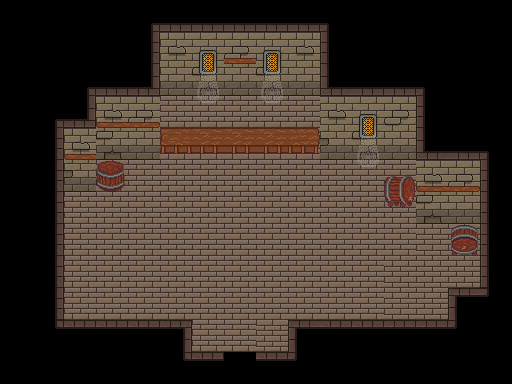

A 2D game scene composited from a Tiled map and its tileset images. What follows is a short description and the map's XML, with every tile layer's data as written:
An orthogonal 16x12 tile map with 32x32 px tiles, 5 tile layers (background, walls, floor, windows, ...).

<map version="1.10" tiledversion="1.10.0" orientation="orthogonal" renderorder="right-down" width="16" height="12" tilewidth="32" tileheight="32" infinite="0" nextlayerid="6" nextobjectid="1">
 <tileset firstgid="1" name="Tileset_Interiors" tilewidth="32" tileheight="32" tilecount="380" columns="20">
  <image source="Main Tilesets/Tileset_Interiors.png" width="640" height="608" />
 </tileset>
 <layer id="1" name="background" width="16" height="12">
  <data encoding="csv">
20,20,20,20,20,20,20,20,20,20,20,20,20,20,20,20,
20,20,20,20,20,20,20,20,20,20,20,20,20,20,20,20,
20,20,20,20,20,20,20,20,20,20,20,20,20,20,20,20,
20,20,20,20,20,20,20,20,20,20,20,20,20,20,20,20,
20,20,20,20,20,20,20,20,20,20,20,20,20,20,20,20,
20,20,20,20,20,20,20,20,20,20,20,20,20,20,20,20,
20,20,20,20,20,20,20,20,20,20,20,20,20,20,20,20,
20,20,20,20,20,20,20,20,20,20,20,20,20,20,20,20,
20,20,20,20,20,20,20,20,20,20,20,20,20,20,20,20,
20,20,20,20,20,20,20,20,20,20,20,20,20,20,20,20,
20,20,20,20,20,20,20,20,20,20,20,20,20,20,20,20,
20,20,20,20,20,20,20,20,20,20,20,20,20,20,20,20
</data>
 </layer>
 <layer id="2" name="walls" width="16" height="12">
  <data encoding="csv">
0,0,0,0,6,9,9,9,9,9,10,0,0,0,0,0,
0,0,0,0,26,27,28,29,28,27,30,0,0,0,0,0,
0,0,6,9,66,48,49,48,49,48,70,9,9,10,0,0,
0,6,66,27,29,0,0,0,0,0,27,28,29,30,0,0,
0,26,27,47,48,0,0,0,0,0,47,49,48,70,9,10,
0,26,47,0,0,0,0,0,0,0,0,0,0,27,29,30,
0,26,0,0,0,0,0,0,0,0,0,0,0,49,48,30,
0,26,0,0,0,0,0,0,0,0,0,0,0,0,0,30,
0,26,0,0,0,0,0,0,0,0,0,0,0,0,0,30,
0,26,0,0,0,0,0,0,0,0,0,0,0,0,50,90,
0,86,87,87,87,46,0,0,0,50,87,87,88,88,90,0,
0,0,0,0,0,86,87,0,87,90,0,0,0,0,0,0
</data>
 </layer>
 <layer id="3" name="floor" width="16" height="12">
  <data encoding="csv">
0,0,0,0,0,0,0,0,0,0,0,0,0,0,0,0,
0,0,0,0,0,0,0,0,0,0,0,0,0,0,0,0,
0,0,0,0,0,0,0,0,0,0,0,0,0,0,0,0,
0,0,0,0,0,68,68,68,68,68,0,0,0,0,0,0,
0,0,0,49,0,68,68,68,68,68,0,0,0,0,0,0,
0,0,0,68,68,68,68,68,68,68,68,68,68,0,0,0,
0,0,68,68,68,68,68,68,68,68,68,68,68,0,0,0,
0,0,68,68,68,68,68,68,68,68,68,68,68,67,67,0,
0,0,68,68,68,68,68,68,68,68,68,68,67,67,67,0,
0,0,68,68,68,68,68,68,68,68,68,68,67,67,0,0,
0,0,0,0,0,0,68,68,69,0,0,0,0,0,0,0,
0,0,0,0,0,0,0,0,0,0,0,0,0,0,0,0
</data>
 </layer>
 <layer id="4" name="windows" width="16" height="12">
  <data encoding="csv">
0,0,0,0,0,0,0,0,0,0,0,0,0,0,0,0,
0,0,0,0,0,0,109,0,109,0,0,0,0,0,0,0,
0,0,0,0,0,0,129,0,129,0,0,0,0,0,0,0,
0,0,0,0,0,0,149,0,149,0,0,109,0,0,0,0,
0,0,0,0,0,0,0,0,0,0,0,129,0,0,0,0,
0,0,0,0,0,0,0,0,0,0,0,149,0,0,0,0,
0,0,0,0,0,0,0,0,0,0,0,0,0,0,0,0,
0,0,0,0,0,0,0,0,0,0,0,0,0,0,0,0,
0,0,0,0,0,0,0,0,0,0,0,0,0,0,0,0,
0,0,0,0,0,0,0,0,0,0,0,0,0,0,0,0,
0,0,0,0,0,0,0,0,0,0,0,0,0,0,0,0,
0,0,0,0,0,0,0,0,0,0,0,0,0,0,0,0
</data>
 </layer>
 <layer id="5" name="assets" width="16" height="12">
  <data encoding="csv">
0,0,0,0,0,0,0,0,0,0,0,0,0,0,0,0,
0,0,0,0,0,0,0,127,0,0,0,0,0,0,0,0,
0,0,0,0,0,0,0,0,0,0,0,0,0,0,0,0,
0,0,0,126,128,0,0,0,0,0,0,0,0,0,0,0,
0,0,126,0,0,166,167,167,167,168,0,0,0,0,0,0,
0,0,0,302,0,0,0,0,0,0,0,0,342,126,128,0,
0,0,0,0,0,0,0,0,0,0,0,0,362,0,0,0,
0,0,0,0,0,0,0,0,0,0,0,0,0,0,321,0,
0,0,0,0,0,0,0,0,0,0,0,0,0,0,0,0,
0,0,0,0,0,0,0,0,0,0,0,0,0,0,0,0,
0,0,0,0,0,0,0,0,0,0,0,0,0,0,0,0,
0,0,0,0,0,0,0,0,0,0,0,0,0,0,0,0
</data>
 </layer>
</map>
